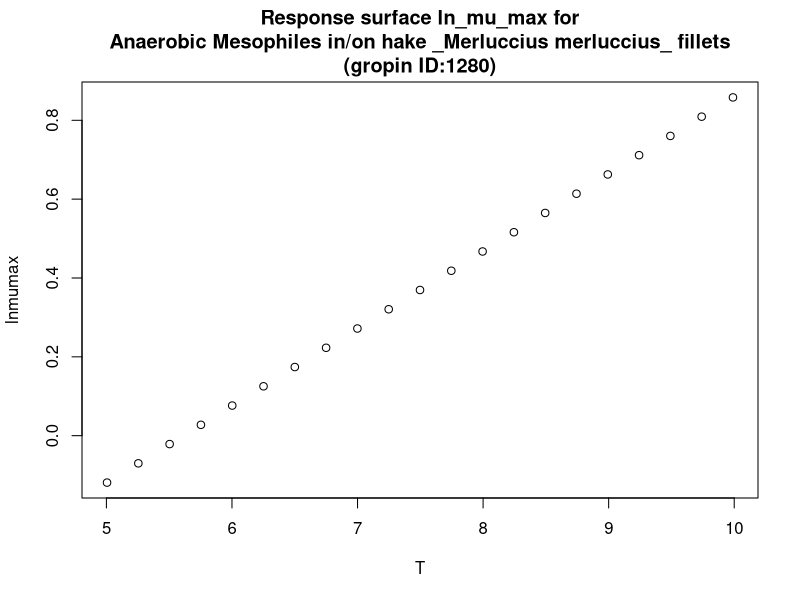

Reproduce this figure in R.
#############################
# start of Parameter script
#############################
T <- seq(5.005,9.99000999000999,length.out=21)
#############################
# end of Parameter script
#############################
############################# 
# start of Model script Gropin ID 1280 
#############################
 
# constant coefficients for this model
 
variables <- data.frame(T)
argumentsPar <- unique.data.frame(expand.grid(variables))
 
# heart of the model
response_surface <- function(T) {
   mumax <-0.196*T-1.10

	return(mumax=mumax)
} 

# output parameters
responseSurface <- cbind(argumentsPar,response_surface(argumentsPar['T']))
colnames(responseSurface) <- c(colnames(argumentsPar),'lnmumax')
#############################
# End of Model script
#############################
############################# 
# start of Visualisation script Gropin ID 1280 
#############################
titleText <-'Response surface ln_mu_max for
Anaerobic Mesophiles in/on hake _Merluccius merluccius_ fillets
(gropin ID:1280)'
plot(T,responseSurface$'lnmumax',xlab='T',
                          ylab='lnmumax',main=titleText)
#############################
# End of Visualisation script
#############################
